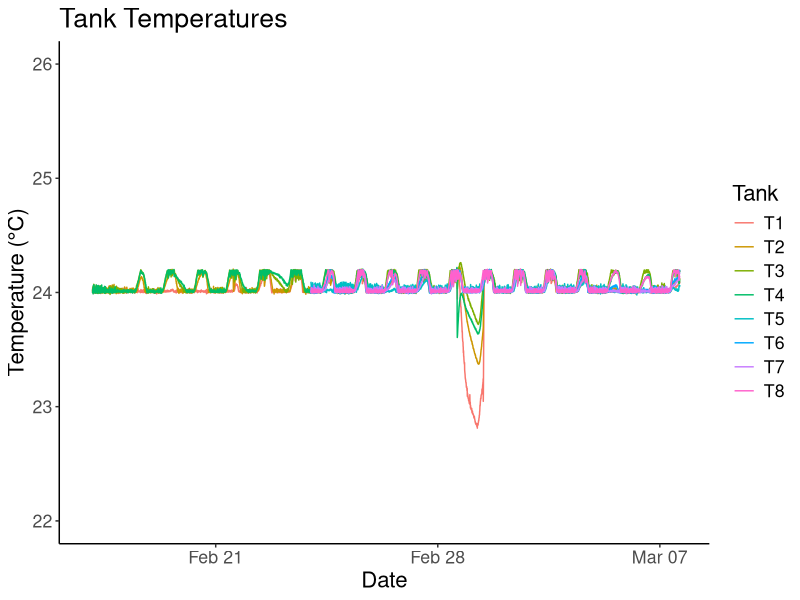
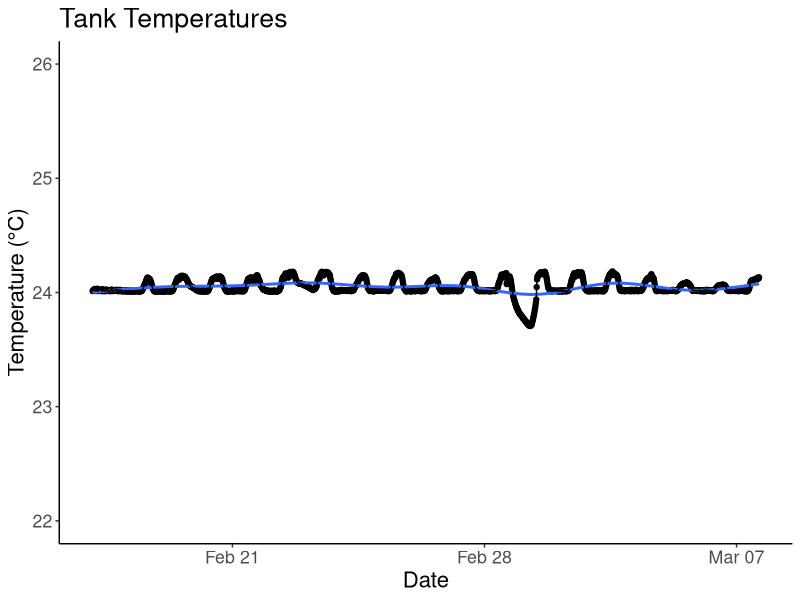
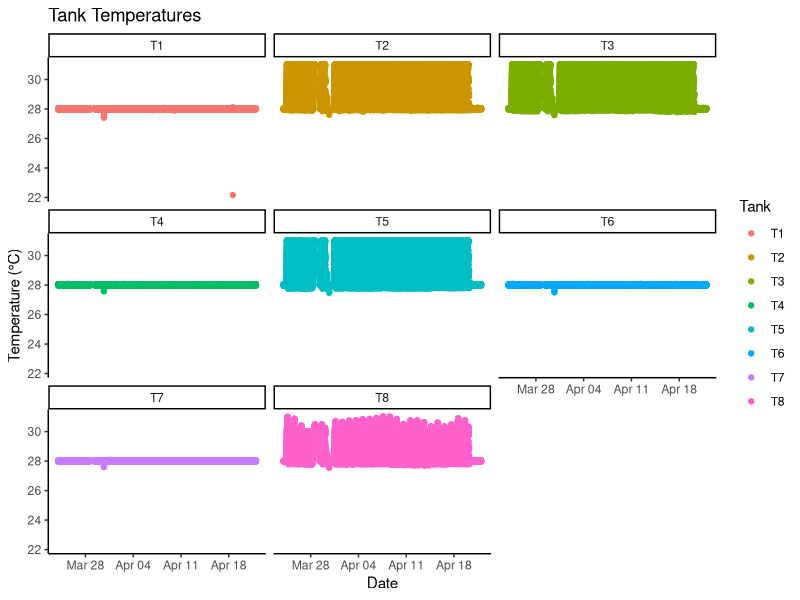
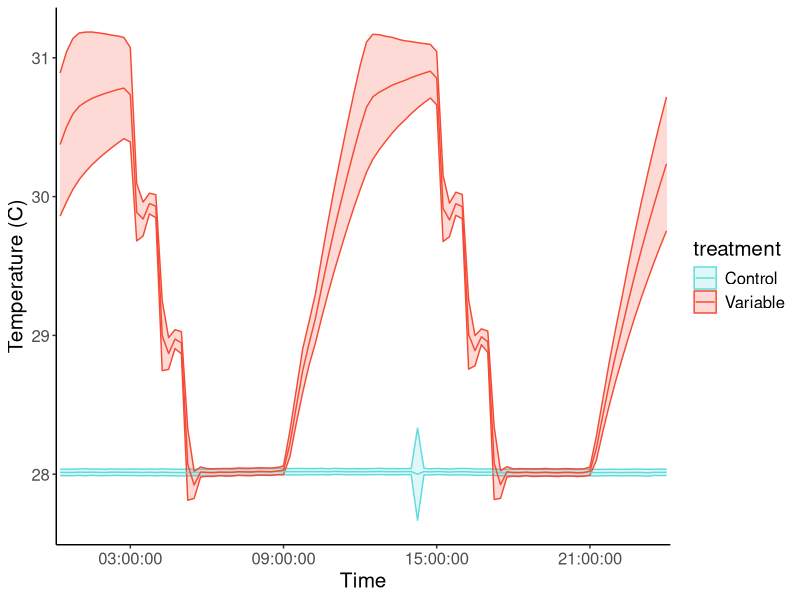
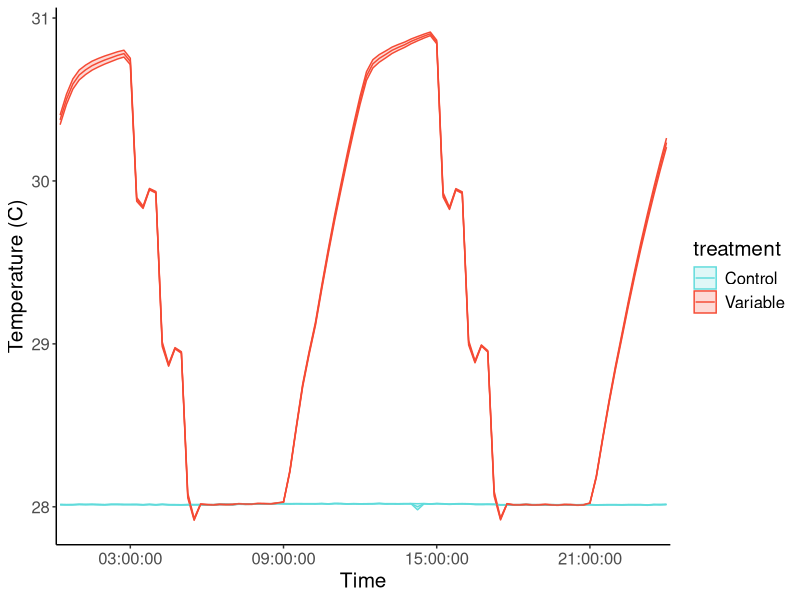
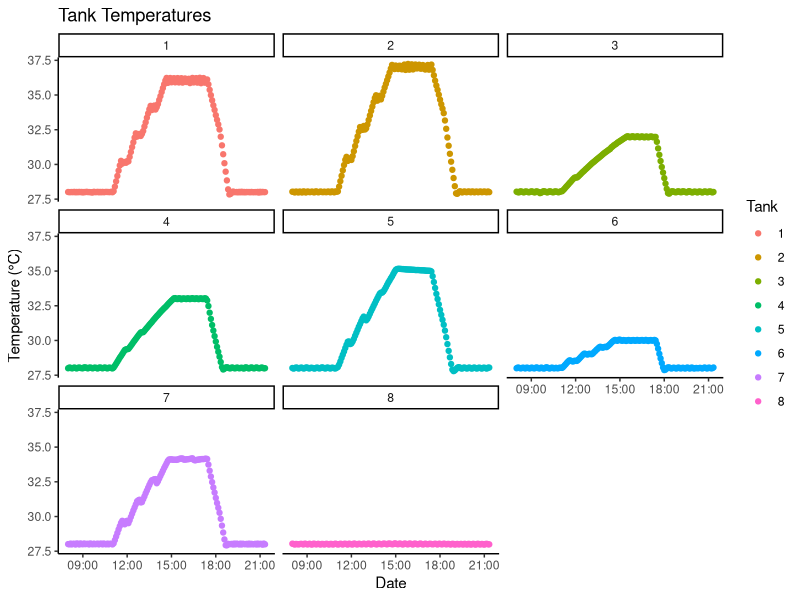
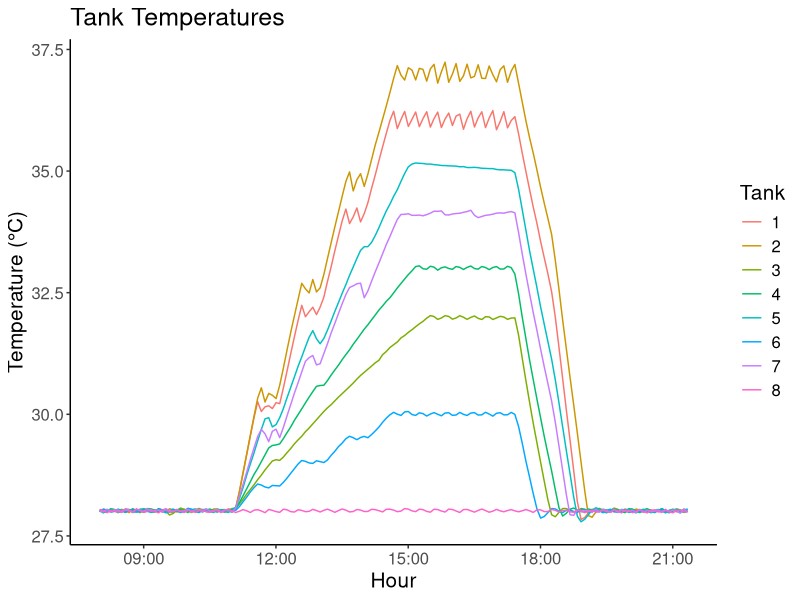
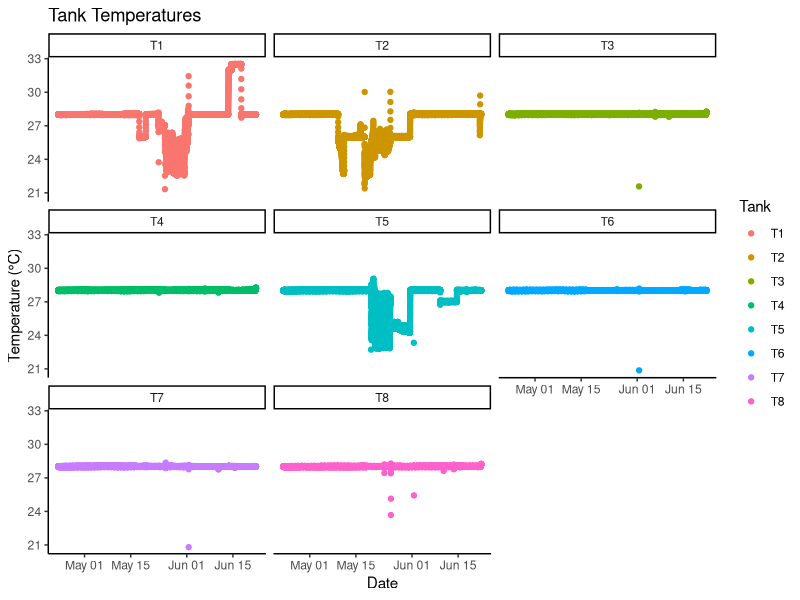

Write R code to recreate these figures, in order.
## ---- chunk 1
library(tidyverse)
library(plotrix) #for standard error function

feb4<- readxl::read_xlsx("Data from LabVIEW/20220204_TemperatureData edited.xlsx", col_types = c("date", "numeric", "numeric", 
        "numeric", "numeric", "numeric", 
        "numeric", "numeric", "numeric", 
        "numeric", "numeric", "numeric", 
        "numeric", "numeric", "numeric", 
        "numeric", "numeric"))
feb23 <- readxl::read_xlsx("Data from LabVIEW/20220223_TemperatureData edited.xlsx")
march7 <- readxl::read_xlsx("Data from LabVIEW/20220307_TemperatureData - Copy.xlsx")
march29 <- readxl::read_xlsx("Data from LabVIEW/20220329_TemperatureData.xlsx")
april15 <- readxl::read_xlsx("Data from LabVIEW/20220415_TemperatureData.xlsx")

april25 <- readxl::read_xlsx("Data from LabVIEW/20220425_TemperatureData (1).xlsx") #had to convert to csv because dates weren't reading in correctly

CBASS <- readxl::read_xlsx("Data from LabVIEW/CBASS_labview.xlsx")

may11 <- readxl::read_xlsx("Data from LabVIEW/20220511_TemperatureData.xlsx")
may20 <- readxl::read_xlsx("Data from LabVIEW/20220520_TemperatureData.xlsx")
june10 <- readxl::read_xlsx("Data from LabVIEW/20220610_TemperatureData - Copy.xlsx")
june24 <- readxl::read_xlsx("Data from LabVIEW/20220624_TemperatureData (1).xlsx")
july6 <- readxl::read_xlsx("Data from LabVIEW/20220706_TemperatureData.xlsx", 
    col_types = c("date", "numeric", "numeric", 
        "numeric", "numeric", "numeric", 
        "numeric", "numeric", "numeric", 
        "numeric", "numeric", "numeric", 
        "numeric", "numeric", "numeric", 
        "numeric", "numeric"))
july8 <- readxl::read_xlsx("Data from LabVIEW/20220708_TemperatureData edited.xlsx")
july20 <- read_csv("Data from LabVIEW/20220720_TemperatureData.csv") #had to convert to csv because dates weren't reading in correctly
  july20$Time <- lubridate::mdy_hms(july20$Time)
## ---- chunk 2
acclimation <- bind_rows(feb4, feb23) 
temptreatment<- bind_rows(march7, march29, april15) #treatment started march 24 and ended april 20
  temptreatment %>% filter(Time >= as.Date("2022-03-24") & Time <= as.Date("2022-04-22")) -> temptreatment
CBASS #april 22
recovery <- bind_rows(april15, april25, may11, may20, june10) #recovery started april 23 and ended june 21
  recovery %>% filter(Time >= as.Date("2022-04-23") & Time <= as.Date("2022-06-22")) -> recovery
heatstressassay <- bind_rows(june10, june24, july6, july8, july20) #ramp up started june 21
## ---- chunk 3
#tanks 1-4 had Pclivosa in them since Feb 4, so they were maintained at 24 C. Tanks 5-8 didn't get Acer until Feb 24, so that's why their temps fluctuate before then.
#need to remove tank temps for tanks 5-8 for dates before feb 24 and before feb 17 for tanks 1-4
#ended up doing this manually in Excel

acclimation %>% 
  filter(Time >= as.Date("2022-02-17")) %>% 
  dplyr::select(Time:T8) %>% 
  pivot_longer(T1:T8, names_to="Tank", values_to ="Temp") %>% 
  ggplot(data = .,
       aes(x = Time, y = Temp, color = Tank)) +
  geom_line() + 
  theme_classic() +
  labs(title = "Tank Temperatures",
       y = "Temperature (°C)",
       x = "Date") +
  scale_y_continuous(limits = c(22, 26)) +
  theme(text = element_text(size = 16)) #all font sizes
## ---- chunk 4
#need to clean up this graph,summarize all the tanks together
acclimation$Time <- lubridate::round_date(acclimation$Time, unit = "15 min")

acclimation %>% 
  filter(Time >= as.Date("2022-02-17")) %>% 
  dplyr::select(Time:T8) %>% 
  pivot_longer(T1:T8, names_to="Tank", values_to ="Temp") %>% 
  drop_na(Temp) %>% 
  dplyr::group_by(Time) %>% 
  dplyr::summarise(avg_temp = mean(Temp), se = std.error(Temp)) %>% 
  ggplot(., aes(x=Time, y=avg_temp)) + 
  geom_point() +
  geom_smooth() +
  theme_classic() +
   geom_line() +
  labs(title = "Tank Temperatures",
       y = "Temperature (°C)",
       x = "Date") +
  scale_y_continuous(limits = c(22, 26)) +
  theme(text = element_text(size = 16)) #all font sizes
## ---- chunk 5
#all tanks separated
temptreatment %>% 
  dplyr::select(Time:T8) %>% 
  pivot_longer(T1:T8, names_to="Tank", values_to ="Temp") %>% 
  ggplot(data = .,
       aes(x = Time, y = Temp, color = Tank)) +
  geom_point() + 
  theme_classic() +
  facet_wrap(~Tank) +
  labs(title = "Tank Temperatures",
       y = "Temperature (°C)",
       x = "Date")
## ---- chunk 6
#summary figure of average tank temp during 24-hr period over the 28 days
temptreatment$Time <- lubridate::round_date(temptreatment$Time, unit = "15 min")

temptreatment %>% 
  filter(Time >= "2022-03-24 09:00:00") %>% 
  filter(Time <= "2022-04-20 09:00:00") %>% 
    #remove tissue sampling time points because during those times, you modified the tank temps to all hold at  28 C
  filter(!Time >= "2022-03-30 09:00:00" | !Time <= "2022-03-31 09:00:00") %>% 
  dplyr::select(Time:T8) %>% 
  pivot_longer(T1:T8, names_to="Tank", values_to ="Temp") %>% 
  tidyr::separate(Time, c("Date", "Time"), sep = "\\ ") %>% 
  mutate(treatment = case_when(Tank == "T1" ~ "control",
                               Tank == "T2" ~ "variable",
                               Tank == "T3" ~ "variable",
                               Tank == "T4" ~ "control",
                               Tank == "T5" ~ "variable", 
                               Tank == "T6" ~ "control",
                               Tank == "T7" ~ "control",
                               Tank == "T8" ~ "variable")) %>% 
  dplyr::group_by(Time, treatment) %>% 
  dplyr::summarise(avg_temp = mean(Temp), sd = sd(Temp)) %>% 
  ggplot(., aes(x=Time, y=avg_temp, color = treatment)) + 
  theme_classic() +
  geom_ribbon(aes(fill=treatment, group = treatment, ymin = avg_temp - sd, ymax = avg_temp + sd), alpha = 0.2) +
   geom_line(aes(group = treatment)) +
  scale_x_discrete(breaks = c("03:00:00", "09:00:00", "15:00:00", "21:00:00")) +
  labs(y="Temperature (C)") +
  scale_color_manual(labels=c("Control", "Variable"), values = c( "#60DBDB", "#F54A34"))+
  scale_fill_manual(labels=c("Control", "Variable"), values = c( "#60DBDB", "#F54A34")) +
  theme(text = element_text(size = 15)) 
## ---- chunk 7
#with standard error instead of standard deviation

temptreatment %>% 
  filter(Time >= "2022-03-24 09:00:00") %>% 
  filter(Time <= "2022-04-20 09:00:00") %>% 
    #remove tissue sampling time points because during those times, you modified the tank temps to all hold at  28 C
  filter(!Time >= "2022-03-30 09:00:00" | !Time <= "2022-03-31 09:00:00") %>% 
  dplyr::select(Time:T8) %>% 
  pivot_longer(T1:T8, names_to="Tank", values_to ="Temp") %>% 
  tidyr::separate(Time, c("Date", "Time"), sep = "\\ ") %>% 
  mutate(treatment = case_when(Tank == "T1" ~ "control",
                               Tank == "T2" ~ "variable",
                               Tank == "T3" ~ "variable",
                               Tank == "T4" ~ "control",
                               Tank == "T5" ~ "variable", 
                               Tank == "T6" ~ "control",
                               Tank == "T7" ~ "control",
                               Tank == "T8" ~ "variable")) %>% 
  dplyr::group_by(Time, treatment) %>% 
  dplyr::summarise(avg_temp = mean(Temp), se = std.error(Temp)) %>% 
  ggplot(., aes(x=Time, y=avg_temp, color = treatment)) + 
  theme_classic() +
  geom_ribbon(aes(fill=treatment, group = treatment, ymin = avg_temp - se, ymax = avg_temp + se), alpha = 0.2) +
   geom_line(aes(group = treatment)) +
  scale_x_discrete(breaks = c("03:00:00", "09:00:00", "15:00:00", "21:00:00")) +
  labs(y="Temperature (C)") +
  scale_color_manual(labels=c("Control", "Variable"), values = c( "#60DBDB", "#F54A34"))+
  scale_fill_manual(labels=c("Control", "Variable"), values = c( "#60DBDB", "#F54A34")) +
  theme(text = element_text(size = 15)) 
## ---- chunk 8
CBASS %>% 
  dplyr::select(Time:`8`) %>% 
  pivot_longer(`1`:`8`, names_to="Tank", values_to ="Temp") %>% 
  ggplot(data = .,
       aes(x = Time, y = Temp, color = Tank)) +
  geom_point() + 
  theme_classic() +
  facet_wrap(~Tank) +
  labs(title = "Tank Temperatures",
       y = "Temperature (°C)",
       x = "Date")
## ---- chunk 9
CBASS %>% 
  dplyr::select(Time:`8`) %>% 
  pivot_longer(`1`:`8`, names_to="Tank", values_to ="Temp") %>% 
  ggplot(data = .,
       aes(x = Time, y = Temp, color = Tank)) +
  geom_line() + 
  theme_classic() +
  labs(title = "Tank Temperatures",
       y = "Temperature (°C)",
       x = "Hour") +
  theme(text = element_text(size = 15)) 
## ---- chunk 10
recovery %>% 
  dplyr::select(Time:T8) %>% 
  pivot_longer(T1:T8, names_to="Tank", values_to ="Temp") %>% 
  ggplot(data = .,
       aes(x = Time, y = Temp, color = Tank)) +
  geom_point() + 
  theme_classic() +
  facet_wrap(~Tank) +
  labs(title = "Tank Temperatures",
       y = "Temperature (°C)",
       x = "Date")

#not all of these tanks were used for recovery, check metadata sheet to confirm which tanks we got rid of
## ---- chunk 11
recovery %>% 
  dplyr::select(Time, T3, T4, T6, T7, T8) %>% 
  pivot_longer(T3:T8, names_to="Tank", values_to ="Temp") %>% 
  ggplot(data = .,
       aes(x = Time, y = Temp, color = Tank)) +
  geom_line() + 
  theme_classic() +
  labs(title = "Tank Temperatures",
       y = "Temperature (°C)",
       x = "Date") +
  theme(text = element_text(size = 15)) 
## ---- chunk 12
#need to clean up this graph,summarize all the tanks together
recovery$Time <- lubridate::round_date(recovery$Time, unit = "15 min")

recovery %>% 
  dplyr::filter(Time <= as.Date("2022-06-21")) %>% 
  dplyr::select(Time, T3, T4, T6, T7, T8)  %>% 
  dplyr::select(Time:T8) %>% 
  pivot_longer(T3:T8, names_to="Tank", values_to ="Temp") %>% 
  drop_na(Temp) %>% 
  dplyr::group_by(Time) %>% 
  dplyr::summarise(avg_temp = mean(Temp), se = std.error(Temp)) %>% 
  ggplot(., aes(x=Time, y=avg_temp)) + 
  geom_point() +
  geom_smooth() +
  theme_classic() +
  labs(title = "Tank Temperatures",
       y = "Temperature (°C)",
       x = "Date") +
  scale_y_continuous(limits = c(27, 29)) +
  theme(text = element_text(size = 16)) #all font sizes
## ---- chunk 13
heatstressassay %>% 
  dplyr::select(Time:T8) %>% 
  pivot_longer(T1:T8, names_to="Tank", values_to ="Temp") %>% 
  ggplot(data = .,
       aes(x = Time, y = Temp, color = Tank)) +
  geom_point() + 
  theme_classic() +
  facet_wrap(~Tank) +
  labs(title = "Tank Temperatures",
       y = "Temperature (°C)",
       x = "Date")

#was it just tanks 3, 4, and 8 that we used as the heat stress assay tanks? What was happening in tank 1?
## ---- chunk 14
heatstressassay %>% 
  dplyr::select(Time, T3, T4, T7, T8) %>% 
  pivot_longer(T3:T8, names_to="Tank", values_to ="Temp") %>% 
  ggplot(data = .,
       aes(x = Time, y = Temp, color = Tank)) +
  geom_line() + 
  theme_classic() +
  labs(title = "Tank Temperatures",
       y = "Temperature (°C)",
       x = "Date") +
  theme(text = element_text(size = 15)) 

#this is messy because each tank was "stopped" at different times, depending on when all the corals died or not. there was a dip in temps for all of them where they went back down to 28 because of human error in setting the program

#need to manually edit the Excel sheet to remove the time points once the heat-stress was completed for each tank
## ---- chunk 15
heatstressassay$Time <- lubridate::round_date(heatstressassay$Time, unit = "15 min")

heatstressassay %>% 
  dplyr::select(Time, T3, T4, T8) %>% 
  dplyr::select(Time:T8) %>% 
  pivot_longer(T3:T8, names_to="Tank", values_to ="Temp") %>% 
  drop_na(Temp) %>% 
  dplyr::group_by(Time) %>% 
  dplyr::summarise(avg_temp = mean(Temp), se = std.error(Temp)) %>% 
  ggplot(., aes(x=Time, y=avg_temp)) + 
  geom_point() +
  geom_smooth() +
  theme_classic() +
  labs(title = "Tank Temperatures",
       y = "Temperature (°C)",
       x = "Date") +
  #scale_y_continuous(limits = c(27, 29)) +
  theme(text = element_text(size = 16)) #all font sizes
